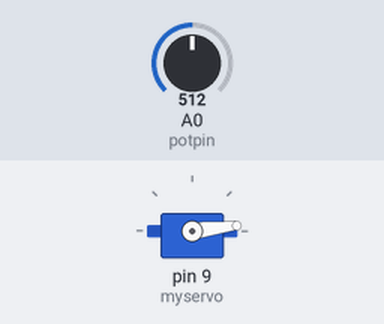
Simulated run of this sketch. Board: Arduino Uno, built with avr-gcc and run on an emulated ATmega328P. Parts: servo. Inputs (shaded band) come from the test bench; at power-on: A0 (potpin) = 512.

Above: at 0.15 s.
At 1.2 s:
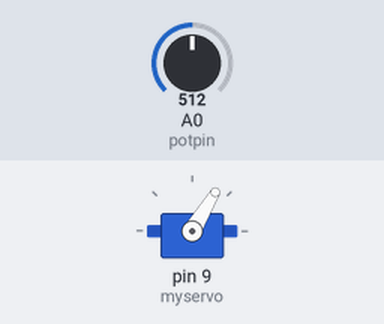
1.3 s: A0 (potpin) set to 716
At 1.67 s:
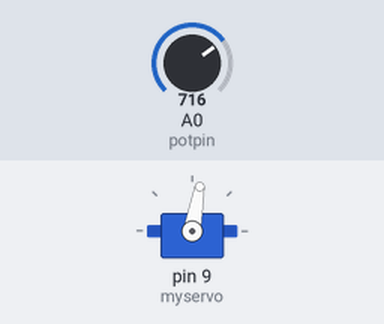
Timing chart, 0 to 10.3 s (numbered marks = the images above; inputs shaded):
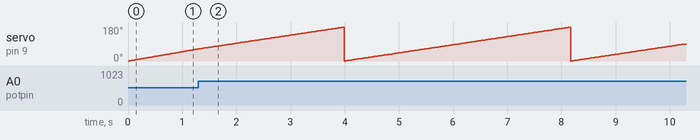

Measured:
- by itself, servo on pin 9 (myservo): ramps from 0° to 179° and jumps back, once every 4.2 s

The sketch:

Knob.ino
```cpp
// Controlling a servo position using a potentiometer (variable resistor)
// by Michal Rinott <http://people.interaction-ivrea.it/m.rinott>

#include <Servo.h>

Servo myservo;  // create servo object to control a servo

int potpin = 0;  // analog pin used to connect the potentiometer
int val;    // variable to read the value from the analog pin

void setup()
{
  myservo.attach(9);  // attaches the servo on pin 9 to the servo object
}

void loop()
{
  int ad = analogRead(potpin);            // reads the value of the potentiometer (value between 0 and 1023)
  ad = map(ad,0,1023,10,30);
  //val = map(val, 0, 1023, 0, 179);     // scale it to use it with the servo (value between 0 and 180)
  val = val % 180;
  myservo.write(val);                  // sets the servo position according to the scaled value
  val = val + 1;
  delay(ad);                           // waits for the servo to get there
}
```
